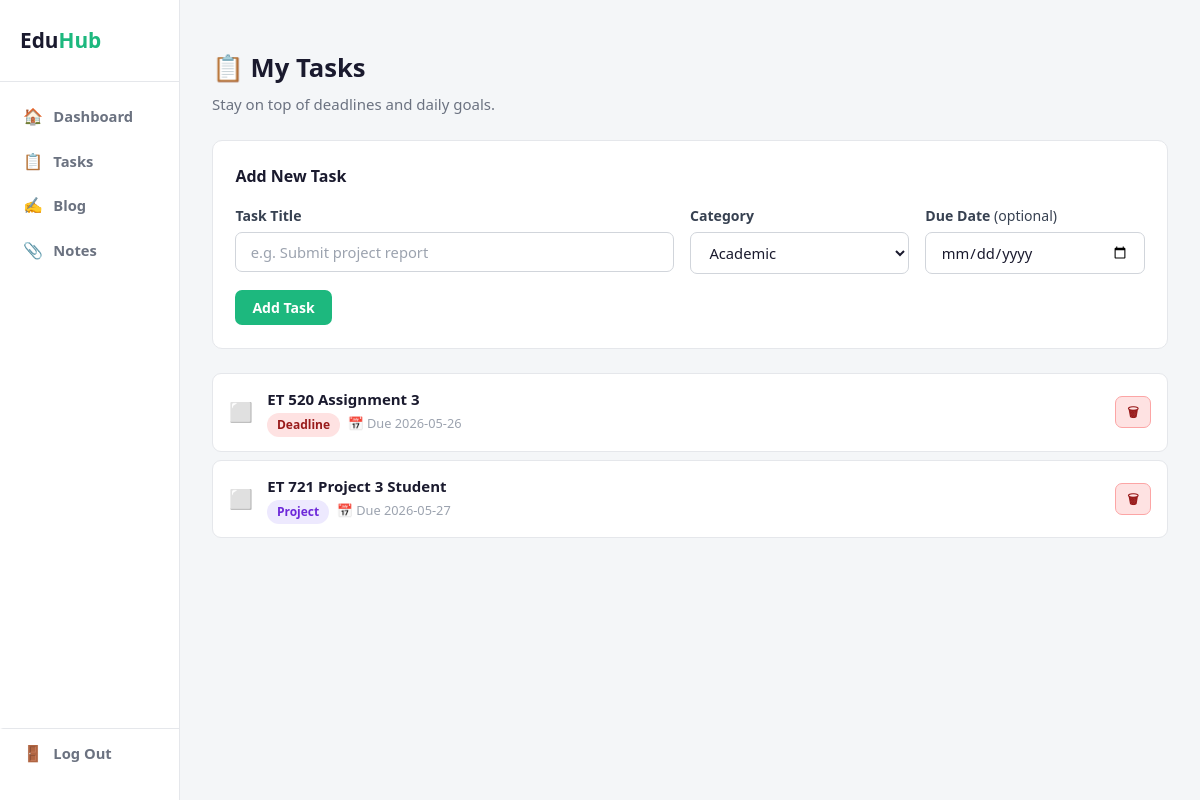
Page /tasks (signed in) on the committed database.
### tables this page shows
CREATE TABLE tasks (
            id       INTEGER PRIMARY KEY AUTOINCREMENT,
            user_id  INTEGER NOT NULL,
            title    TEXT    NOT NULL,
            category TEXT    DEFAULT 'General',
            due_date TEXT,
            done     INTEGER DEFAULT 0
        );

### app.py (the view)
@app.route("/tasks")
def tasks():
    if not logged_in():
        return redirect("/")
    conn = get_db()
    all_tasks = conn.execute(
        "SELECT * FROM tasks WHERE user_id = ? ORDER BY done, due_date",
        (session["user_id"],)
    ).fetchall()
    conn.close()
    return render_template("tasks.html", tasks=all_tasks)

### app.py (called while the page is built)
def get_db():
    conn = sqlite3.connect("lms.db")
    conn.row_factory = sqlite3.Row
    return conn

def logged_in():
    return "user_id" in session

### templates/tasks.html (shortened to what this page needs)
{% extends "base.html" %}
{% block content %}
<div class="container">
  <div class="page-header">
    <div>
      <h1>📋 My Tasks</h1>
      <p>Stay on top of deadlines and daily goals.</p>
    </div>
  </div>
  <div class="card mb-3">
    <h3 style="color:var(--text);margin-bottom:1rem">Add New Task</h3>
    <form method="POST" action="{{ url_for('add_task') }}">
      <div class="form-row">
        <div class="form-group" style="flex:2">
          <label>Task Title</label>
          <input name="title" class="form-control" placeholder="e.g. Submit project report" required>
        </div>
        <div class="form-group">
          <label>Category</label>
          <select name="category" class="form-control">
            <option>Academic</option>
          </select>
        </div>
        <div class="form-group">
          <label>Due Date <span style="color:var(--muted);font-weight:400">(optional)</span></label>
          <input name="due_date" type="date" class="form-control">
        </div>
      </div>
      <button type="submit" class="btn btn-primary">Add Task</button>
    </form>
  </div>
  {% if tasks %}
    {% for task in tasks %}
    <div class="task-item {{ 'done' if task['done'] }}">
      <a href="{{ url_for('complete_task', task_id=task['id']) }}" class="btn-icon" title="Mark complete" style="font-size:1.2rem;text-decoration:none">
        {{ '✅' if task['done'] else '⬜' }}
      </a>
      <div class="task-body">
        <div class="task-title">{{ task['title'] }}</div>
        <div class="task-meta">
          {% if task['category'] == 'Academic' %}<span class="badge badge-blue">{{ task['category'] }}</span>
          {% elif task['category'] == 'Deadline' %}<span class="badge badge-red">{{ task['category'] }}</span>
          {% elif task['category'] == 'Project' %}<span class="badge badge-purple">{{ task['category'] }}</span>
          {% else %}<span class="badge badge-gray">{{ task['category'] }}</span>{% endif %}
          {% if task['due_date'] %}<span>📅 Due {{ task['due_date'] }}</span>{% endif %}
        </div>
      </div>
      <div class="task-actions">
        <a href="{{ url_for('delete_task', task_id=task['id']) }}" class="btn btn-danger btn-sm">🗑</a>
      </div>
    </div>
    {% endfor %}
  {% else %}
    <div class="empty-state">
      <div class="emoji">🎉</div>
      <p>No tasks yet. Add one above!</p>
    </div>
  {% endif %}
</div>
{% endblock %}

### static/css/style.css (style rules this page uses)
* { box-sizing: border-box; margin: 0; padding: 0; }
body { font-family: "Segoe UI", Tahoma, Verdana, sans-serif; background: #f4f6f8; color: #1a1a2e; font-size: 15px; line-height: 1.6; min-height: 100vh; }
a { color: #1db87e; text-decoration: none; }
h1 { font-size: 1.6rem; margin-bottom: 0.2rem; }
h3 { font-size: 1rem; margin-bottom: 0.5rem; }
p { color: #6b7280; }
.card { background: #fff; border: 1px solid #e5e7eb; border-radius: 10px; padding: 1.4rem; margin-bottom: 1rem; }
.btn { display: inline-block; padding: 0.45rem 1rem; border-radius: 7px; font-size: 0.88rem; font-weight: 600; cursor: pointer; border: 1px solid transparent; text-decoration: none; font-family: inherit; transition: all 0.15s; }
.btn-primary { background: #1db87e; color: #fff; }
.btn-danger { background: #fee2e2; color: #991b1b; border-color: #fca5a5; }
.btn-sm { padding: 0.28rem 0.7rem; font-size: 0.8rem; }
.btn-icon { background: none; border: none; cursor: pointer; font-size: 1rem; }
.form-group { margin-bottom: 1rem; }
.form-group label { display: block; margin-bottom: 0.3rem; font-weight: 600; font-size: 0.88rem; color: #374151; }
.form-control { width: 100%; padding: 0.55rem 0.9rem; border: 1px solid #d1d5db; border-radius: 7px; font-size: 0.92rem; font-family: inherit; background: #fff; color: #1a1a2e; transition: border-color 0.15s; }
.form-control::placeholder { color: #9ca3af; }
select.form-control { cursor: pointer; }
.form-row { display: flex; gap: 1rem; flex-wrap: wrap; }
.form-row .form-group { flex: 1; min-width: 150px; }
.badge { display: inline-block; padding: 0.15rem 0.6rem; border-radius: 20px; font-size: 0.75rem; font-weight: 600; }
.badge-purple { background: #ede9fe; color: #6d28d9; }
.badge-red { background: #fee2e2; color: #991b1b; }
.page-header { display: flex; justify-content: space-between; align-items: flex-start; flex-wrap: wrap; gap: 1rem; margin-bottom: 1.5rem; }
.page-header p { margin-top: 0.2rem; }
.task-item { display: flex; align-items: center; gap: 0.9rem; background: #fff; border: 1px solid #e5e7eb; border-radius: 9px; padding: 0.85rem 1rem; margin-bottom: 0.5rem; transition: border-color 0.15s; }
.task-body { flex: 1; }
.task-title { font-weight: 600; }
.task-meta { font-size: 0.8rem; color: #9ca3af; margin-top: 0.1rem; display: flex; gap: 0.5rem; flex-wrap: wrap; }
.task-actions { display: flex; gap: 0.4rem; }
.mb-3 { margin-bottom: 1.5rem; }

### rows in the picture
tasks: done "⬜", title "ET 520 Assignment 3", category "Deadline", due_date "2026-05-26"
tasks: done "⬜", title "ET 721 Project 3 Student", category "Project", due_date "2026-05-27"
